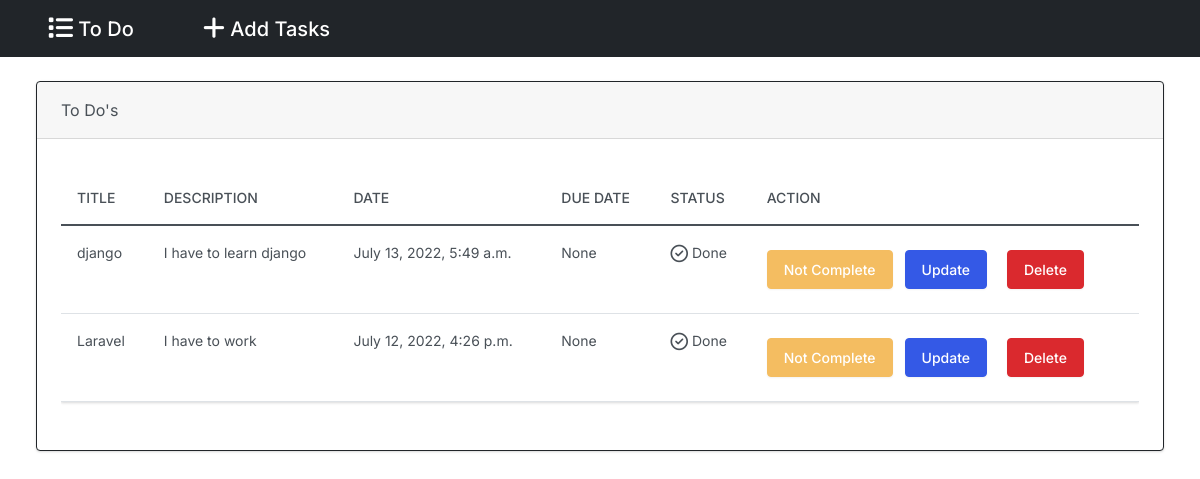
The app's page /, older data.
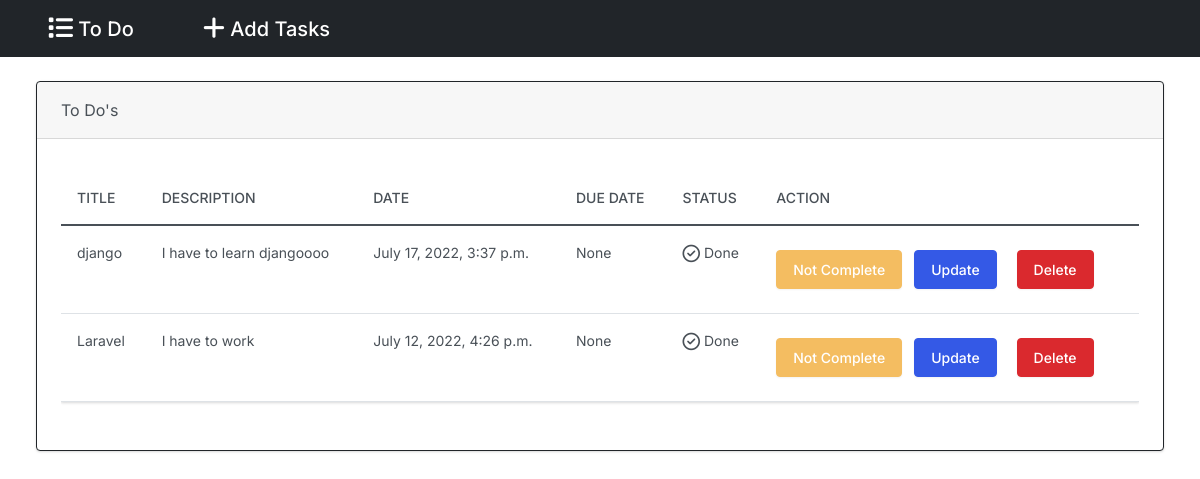
The same page, newer data.
### task/models.py (models this page shows, shortened)
class Todo(models.Model):
    task_title = models.CharField(max_length=50)
    description = models.CharField(max_length=150)
    date = models.DateTimeField(auto_now_add=True)
    due_date = models.DateField()
    status = models.BooleanField(default=False)

### task/views.py (the view)
# urls.py: path('', views.index, name='index'),
def index(request):
    return render(request, 'task/index.html', {
        'todos': Todo.objects.all()
    })

### task/templates/task/index.html (shortened to what this page needs)
{% extends "task/base.html" %}
{% block body %}
    {% if todos %}
    <div class="card border-dark mb-4 me-4 ms-4 mt-4">
      <div class="card-header">To Do's</div>
      <div class="card-body">
        <p class="card-text">
            <div class="table-responsive">
                <table class="table table-hover">
                    <thead>
                        <tr>
                            <th scope="col">Title</th>
                            <th scope="col">Description</th>
                            <th scope="col">Date</th>
                            <th scope="col">Due Date</th>
                            <th scope="col">Status</th>
                            <th scope="col">Action</th>
                        </tr>
                    </thead>
                    <tbody>
                        {% for todo in todos %}
                            <tr>
                                <td>{{ todo.task_title }}</td>
                                <td>{{ todo.description }}</td>
                                <td>{{ todo.date }}</td>
                                <td>{{ todo.due_date }}</td>
                                <td>
                                    {% if todo.status == 1 %}
                                         Done
                                    {% else %}
                                        <i class="fa-regular fa-circle fa-lg"></i> Not Done Yet
                                    {% endif %}
                                </td>
                                <td>
                                    {% if todo.status == 0 %}
                                        <a href="{% url 'changestatus' todo.id %}" class="btn btn-success">Complete</a>
                                    {% else %}
                                        <a href="{% url 'changestatus' todo.id %}" class="btn btn-warning">Not Complete</a>
                                    {% endif %}
                                    <a class="btn btn-primary m-2" href="{% url 'updatetask' todo.id %}">Update</a>
                                    <a class="btn btn-danger m-2" href="{% url 'deletetask' todo.id %}">Delete</a>
                                </td>
                            </tr>
                        {% endfor %}
                    </tbody>
                </table>
            </div>
        </p>
      </div>
    </div>
    {% else %}
        <h2 class="alert alert-primary ms-4 me-4 mt-4">No ToDo's</h2>
    {% endif %}
{% endblock %}

Row changes from the older to the newer data that the page shows:
changed Todo "django": description "I have to learn django" → "I have to learn djangoooo"; date "July 13, 2022, 5:49 a.m." → "July 17, 2022, 3:37 p.m."
